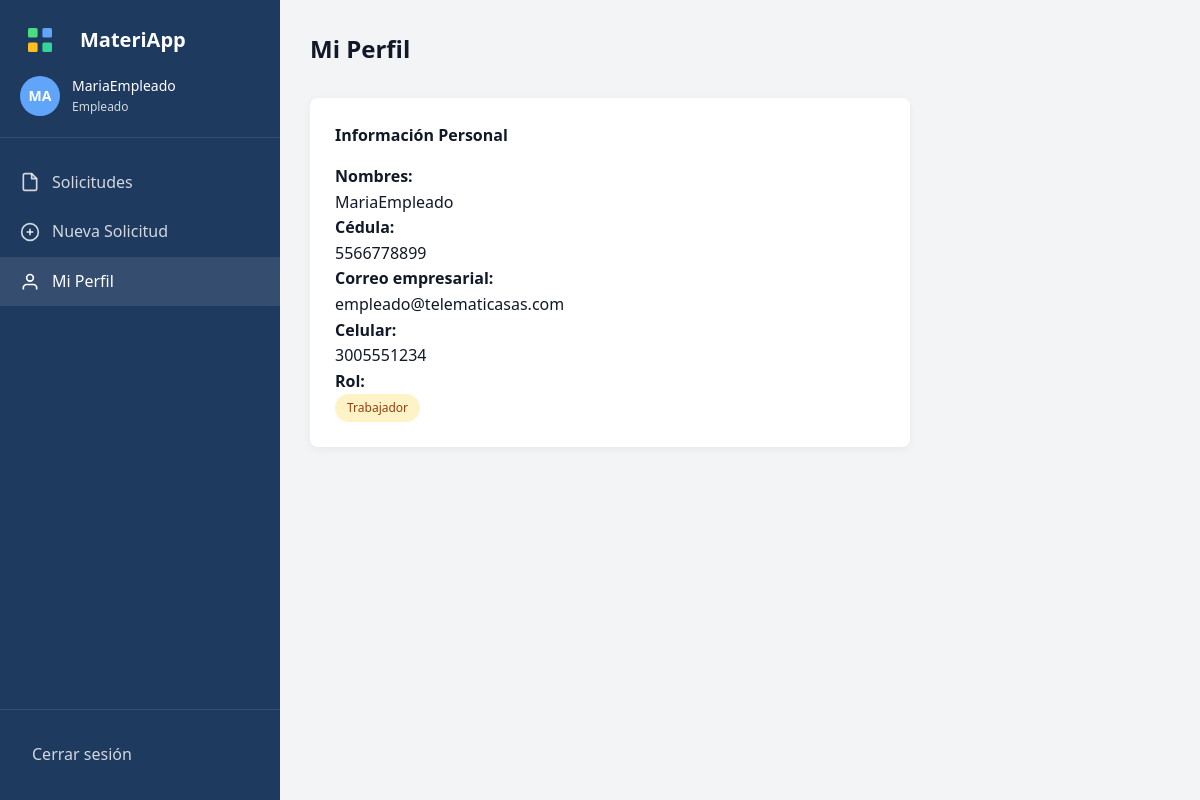
The page /empleado/perfil (signed in) on the database its author committed.
### tables this page shows
CREATE TABLE usuarios (
    id INT AUTO_INCREMENT PRIMARY KEY,
    cedula VARCHAR(20) NOT NULL UNIQUE,
    nombres_completos VARCHAR(150) NOT NULL,
    correo_empresarial VARCHAR(100) NOT NULL UNIQUE,
    celular VARCHAR(20) NOT NULL,
    rol ENUM('Trabajador', 'Almacen', 'Administrador') NOT NULL,
    contrasena VARCHAR(255) NOT NULL,
    fecha_registro TIMESTAMP DEFAULT CURRENT_TIMESTAMP,
    activo TINYINT(1) DEFAULT 1
);

### core/Session.php (called while the page is built, shortened)
<?php
class Session {
    public static function get($key) {
        return isset($_SESSION[$key]) ? $_SESSION[$key] : null;
    }
    public static function has($key) {
        return isset($_SESSION[$key]);
    }
    public static function isLoggedIn() {
        return self::has('user_id') && self::has('user_role');
    }
    public static function getUserId() {
        return self::get('user_id');
    }
    public static function getUserRole() {
        return self::get('user_role');
    }
    public static function getUserName() {
        return self::get('user_name');
    }
    public static function checkExpiration() {
        return true;
    }
    public static function requireRole($allowedRoles) {
        $userRole = self::getUserRole();
        if (!is_array($allowedRoles)) {
            $allowedRoles = [$allowedRoles];
        }
    }
}

### core/Database.php (called while the page is built, shortened)
<?php
class Database {
    private static $instance = null;
    private $connection;
    private function __construct() {
        try {
            $dsn = "mysql:host=" . DB_HOST . ";dbname=" . DB_NAME . ";charset=" . DB_CHARSET;
            $options = [
                PDO::ATTR_ERRMODE => PDO::ERRMODE_EXCEPTION,
                PDO::ATTR_DEFAULT_FETCH_MODE => PDO::FETCH_ASSOC,
                PDO::ATTR_EMULATE_PREPARES => false
            ];
            $this->connection = new PDO($dsn, DB_USER, DB_PASS, $options);
        } catch (PDOException $e) {
            die("Error de conexión a la base de datos: " . $e->getMessage());
        }
    }
    public static function getInstance() {
        if (self::$instance === null) {
            self::$instance = new self();
        }
        return self::$instance;
    }
public function getConnection() {
        return $this->connection;
    }
}

### controllers/EmpleadoController.php (called while the page is built, shortened)
<?php
require_once ROOT_PATH . 'models/UsuarioModel.php';
class EmpleadoController {
    private $usuarioModel;
    public function __construct() {
        $this->usuarioModel = new UsuarioModel();
    }
public function perfil() {
        $usuario = $this->usuarioModel->findById(Session::getUserId());
        View::render('empleado/perfil', [
            'usuario' => $usuario,
            'pageTitle' => 'Mi Perfil'
        ]);
    }
}

### index.php (called while the page is built, shortened)
<?php
require_once __DIR__ . '/config/database.php';
require_once ROOT_PATH . 'core/Database.php';
require_once ROOT_PATH . 'core/Session.php';
require_once ROOT_PATH . 'core/Router.php';
$router = new Router();
$router->get('auth/login', 'AuthController', 'login');
$router->post('auth/login', 'AuthController', 'login');
$router->get('auth/registro', 'AuthController', 'registro');
$router->post('auth/registro', 'AuthController', 'registro');
$router->get('auth/logout', 'AuthController', 'logout');
$router->get('auth/unauthorized', 'AuthController', 'unauthorized');
$router->get('empleado/solicitudes', 'EmpleadoController', 'solicitudes');
$router->get('empleado/nueva', 'EmpleadoController', 'nueva');
$router->post('empleado/crear', 'EmpleadoController', 'crear');
$router->get('empleado/ver/(\d+)', 'EmpleadoController', 'ver');
$router->get('empleado/perfil', 'EmpleadoController', 'perfil');
$router->get('almacen/solicitudes', 'AlmacenController', 'solicitudes');
$router->get('almacen/ver/(\d+)', 'AlmacenController', 'ver');
$router->post('almacen/aprobar/(\d+)', 'AlmacenController', 'aprobar');
$router->post('almacen/rechazar/(\d+)', 'AlmacenController', 'rechazar');
$router->get('almacen/inventario', 'AlmacenController', 'inventario');
$router->post('almacen/inventario/agregar', 'AlmacenController', 'agregarMaterial');
$router->get('almacen/material/(\d+)/editar', 'AlmacenController', 'editarMaterial');
$router->post('almacen/material/(\d+)/editar', 'AlmacenController', 'editarMaterial');
$router->post('almacen/material/(\d+)/eliminar', 'AlmacenController', 'eliminarMaterial');
$router->get('almacen/perfil', 'AlmacenController', 'perfil');
$router->get('admin/usuarios', 'AdminController', 'usuarios');
$router->get('admin/solicitudes', 'AdminController', 'solicitudes');
$router->get('admin/ver-solicitud/(\d+)', 'AdminController', 'verSolicitud');
$router->get('admin/registro', 'AdminController', 'registro');
$router->post('admin/agregar-cedula', 'AdminController', 'agregarCedula');
$router->post('admin/eliminar-cedula/(\d+)', 'AdminController', 'eliminarCedula');
$router->get('admin/usuario/(\d+)/editar', 'AdminController', 'editarUsuario');
$router->post('admin/usuario/(\d+)/editar', 'AdminController', 'editarUsuario');
$router->post('admin/usuario/(\d+)/restablecer', 'AdminController', 'restablecerContrasena');
$router->post('admin/solicitud/(\d+)/eliminar', 'AdminController', 'eliminarSolicitud');
$router->get('admin/dashboard', 'AdminController', 'estadisticas');
$router->get('', 'AuthController', 'login');
$uri = $_SERVER['REQUEST_URI'];
$method = $_SERVER['REQUEST_METHOD'];
$uri = parse_url($uri, PHP_URL_PATH);
$basePath = trim(parse_url(BASE_URL, PHP_URL_PATH), '/');
if (!empty($basePath) && strpos($uri, '/' . $basePath) === 0) {
    $uri = substr($uri, strlen($basePath) + 1);
}
$uri = trim($uri, '/');
try {
    $router->dispatch($uri, $method);
} catch (Exception $e) {
    error_log("Error en MateriApp: " . $e->getMessage());
    error_log("URI: " . $uri);
    http_response_code(500);
    echo "Error interno del servidor: " . $e->getMessage();
}

### models/UsuarioModel.php (called while the page is built, shortened)
<?php
require_once ROOT_PATH . 'entities/Usuario.php';
class UsuarioModel {
    private $db;
    public function __construct() {
        $this->db = Database::getInstance()->getConnection();
    }
    public function findById($id) {
        $sql = "SELECT * FROM usuarios WHERE id = :id";
        $stmt = $this->db->prepare($sql);
        $stmt->bindValue(':id', $id);
        $stmt->execute();
        $data = $stmt->fetch();
        return $data ? new Usuario($data) : null;
    }
}

### entities/Usuario.php (called while the page is built, shortened)
<?php
class Usuario {
    private $cedula;
    private $nombres_completos;
    private $correo_empresarial;
    private $celular;
    private $rol;
    public function fill($data) {
        foreach ($data as $key => $value) {
            $method = 'set' . $this->snakeToCamel($key);
        }
    }
    private function snakeToCamel($string) {
        return str_replace(' ', '', ucwords(str_replace('_', ' ', $string)));
    }
    public function getCedula() {
        return $this->cedula;
    }
    public function setCedula($cedula) {
        $this->cedula = $cedula;
    }
    public function getNombresCompletos() {
        return $this->nombres_completos;
    }
    public function setNombresCompletos($nombres_completos) {
        $this->nombres_completos = $nombres_completos;
    }
    public function getCorreoEmpresarial() {
        return $this->correo_empresarial;
    }
    public function setCorreoEmpresarial($correo_empresarial) {
        $this->correo_empresarial = $correo_empresarial;
    }
    public function getCelular() {
        return $this->celular;
    }
    public function setCelular($celular) {
        $this->celular = $celular;
    }
    public function getRol() {
        return $this->rol;
    }
    public function setRol($rol) {
        $this->rol = $rol;
    }
}

### views/empleado/perfil.php (the view, shortened to what this page needs)
<!DOCTYPE html>
<html lang="es">
<head>
    <link rel="stylesheet" href="<?= BASE_URL ?>public/css/styles.css">
    <link rel="stylesheet" href="<?= BASE_URL ?>public/js/styles.js.css">
</head>
<body>
    <div class="app-container">
        <aside class="sidebar">
            <div class="sidebar-header">
                <div class="logo">
                    <span class="logo-text">MateriApp</span>
                </div>
                <div class="user-info">
                    <div class="user-avatar"><?= strtoupper(substr(Session::getUserName(), 0, 2)) ?></div>
                    <div class="user-details">
                        <span class="user-name"><?= htmlspecialchars(Session::getUserName()) ?></span>
                        <span class="user-role">Empleado</span>
                    </div>
                </div>
            </div>
            <nav class="sidebar-nav">
                <a href="<?= BASE_URL ?>empleado/solicitudes" class="nav-item">
                    <svg width="20" height="20" viewBox="0 0 24 24" fill="none" stroke="currentColor" stroke-width="2">
                        <path d="M14 2H6a2 2 0 0 0-2 2v16a2 2 0 0 0 2 2h12a2 2 0 0 0 2-2V8z"></path>
                        <polyline points="14 2 14 8 20 8"></polyline>
                    </svg>
                    Solicitudes
                </a>
                <a href="<?= BASE_URL ?>empleado/nueva" class="nav-item">
                    <svg width="20" height="20" viewBox="0 0 24 24" fill="none" stroke="currentColor" stroke-width="2">
                        <circle cx="12" cy="12" r="10"></circle>
                        <line x1="12" y1="8" x2="12" y2="16"></line>
                        <line x1="8" y1="12" x2="16" y2="12"></line>
                    </svg>
                    Nueva Solicitud
                </a>
                <a href="<?= BASE_URL ?>empleado/perfil" class="nav-item active">
                    <svg width="20" height="20" viewBox="0 0 24 24" fill="none" stroke="currentColor" stroke-width="2">
                        <path d="M20 21v-2a4 4 0 0 0-4-4H8a4 4 0 0 0-4 4v2"></path>
                        <circle cx="12" cy="7" r="4"></circle>
                    </svg>
                    Mi Perfil
                </a>
            </nav>
            <div class="sidebar-footer">
                <a href="<?= BASE_URL ?>auth/logout" class="logout-btn">Cerrar sesión</a>
            </div>
        </aside>
        <main class="main-content">
            <div class="content-header">
                <h1><?= $pageTitle ?></h1>
            </div>
            <div class="form-section" style="max-width: 600px;">
                <h2>Información Personal</h2>
                <div class="info-grid">
                    <div>
                        <strong>Nombres:</strong>
                        <p><?= htmlspecialchars($usuario->getNombresCompletos()) ?></p>
                    </div>
                    <div>
                        <strong>Cédula:</strong>
                        <p><?= htmlspecialchars($usuario->getCedula()) ?></p>
                    </div>
                    <div>
                        <strong>Correo empresarial:</strong>
                        <p><?= htmlspecialchars($usuario->getCorreoEmpresarial()) ?></p>
                    </div>
                    <div>
                        <strong>Celular:</strong>
                        <p><?= htmlspecialchars($usuario->getCelular()) ?></p>
                    </div>
                    <div>
                        <strong>Rol:</strong>
                        <p><span class="badge badge-pendiente"><?= htmlspecialchars($usuario->getRol()) ?></span></p>
                    </div>
                </div>
            </div>
        </main>
    </div>
</body>
</html>

### core/Router.php (shortened to what this page needs)
<?php
class Router {
    private $routes = [];
    public function get($path, $controller, $action) {
        $this->routes['GET'][$path] = ['controller' => $controller, 'action' => $action];
    }
    public function post($path, $controller, $action) {
        $this->routes['POST'][$path] = ['controller' => $controller, 'action' => $action];
    }
public function dispatch($uri, $method) {
        $uri = trim($uri, '/');
        foreach ($this->routes[$method] as $routePath => $route) {
            $pattern = '#^' . $routePath . '$#';
            if (preg_match($pattern, $uri, $matches)) {
                $controllerName = $route['controller'];
                $actionName = $route['action'];
                $controllerPath = ROOT_PATH . 'controllers/' . $controllerName . '.php';
                if (file_exists($controllerPath)) {
                    $controller = new $controllerName();
                    if (method_exists($controller, $actionName)) {
                        array_shift($matches);
                        call_user_func_array([$controller, $actionName], $matches);
                        return;
                    }
                }
            }
        }
    }
}

### public/css/styles.css (style rules this page uses)
:root { --primary-color: #1e3a5f; --primary-light: #2c5282; --secondary-color: #4ade80; --accent-color: #60a5fa; --warning-color: #fbbf24; --danger-color: #ef4444; --success-color: #10b981; --gray-50: #f9fafb; --gray-100: #f3f4f6; --gray-200: #e5e7eb; --gray-300: #d1d5db; --gray-600: #4b5563; --gray-700: #374151; --gray-900: #111827; }
* { margin: 0; padding: 0; box-sizing: border-box; }
body { font-family: 'Segoe UI', Tahoma, Geneva, Verdana, sans-serif; background-color: var(--gray-100); color: var(--gray-900); line-height: 1.6; }
.logo { margin-bottom: 20px; }
.app-container { display: flex; min-height: 100vh; }
.sidebar { width: 280px; background: var(--primary-color); color: white; display: flex; flex-direction: column; position: fixed; height: 100vh; overflow-y: auto; }
.sidebar-header { padding: 20px; border-bottom: 1px solid rgba(255,255,255,0.1); }
.sidebar-header .logo { margin-bottom: 15px; display: flex; align-items: center; gap: 10px; }
.logo-text { font-size: 20px; font-weight: 700; color: #ffffff; margin-left: 10px; }
.user-info { display: flex; align-items: center; gap: 12px; }
.user-avatar { width: 40px; height: 40px; border-radius: 50%; background: var(--accent-color); display: flex; align-items: center; justify-content: center; font-weight: 600; font-size: 14px; }
.user-details { display: flex; flex-direction: column; }
.user-name { font-size: 14px; font-weight: 500; }
.user-role { font-size: 12px; opacity: 0.8; }
.sidebar-nav { padding: 20px 0; flex: 1; }
.nav-item { display: flex; align-items: center; gap: 12px; padding: 12px 20px; color: rgba(255,255,255,0.8); text-decoration: none; transition: all 0.3s; }
.nav-item:hover, .nav-item.active { background: rgba(255,255,255,0.1); color: white; }
.sidebar-footer { padding: 20px; border-top: 1px solid rgba(255,255,255,0.1); }
.logout-btn { display: flex; align-items: center; gap: 12px; color: rgba(255,255,255,0.8); text-decoration: none; padding: 12px; border-radius: 8px; transition: all 0.3s; }
.main-content { margin-left: 280px; flex: 1; padding: 30px; background: var(--gray-100); }
.content-header { display: flex; justify-content: space-between; align-items: center; margin-bottom: 30px; }
.content-header h1 { font-size: 24px; color: var(--gray-900); }
.badge { display: inline-block; padding: 4px 12px; border-radius: 20px; font-size: 12px; font-weight: 500; }
.badge-pendiente { background: #fef3c7; color: #92400e; }
.form-section { background: white; padding: 25px; border-radius: 8px; margin-bottom: 20px; box-shadow: 0 2px 8px rgba(0,0,0,0.05); }
.form-section h2 { font-size: 16px; color: var(--gray-900); margin-bottom: 15px; }
.nav-item svg { transition: display 0.3s; }

### rows shown on the page
usuarios: nombres_completos "MariaEmpleado", cedula "5566778899", correo_empresarial "empleado@telematicasas.com", celular "3005551234", rol "Trabajador"
